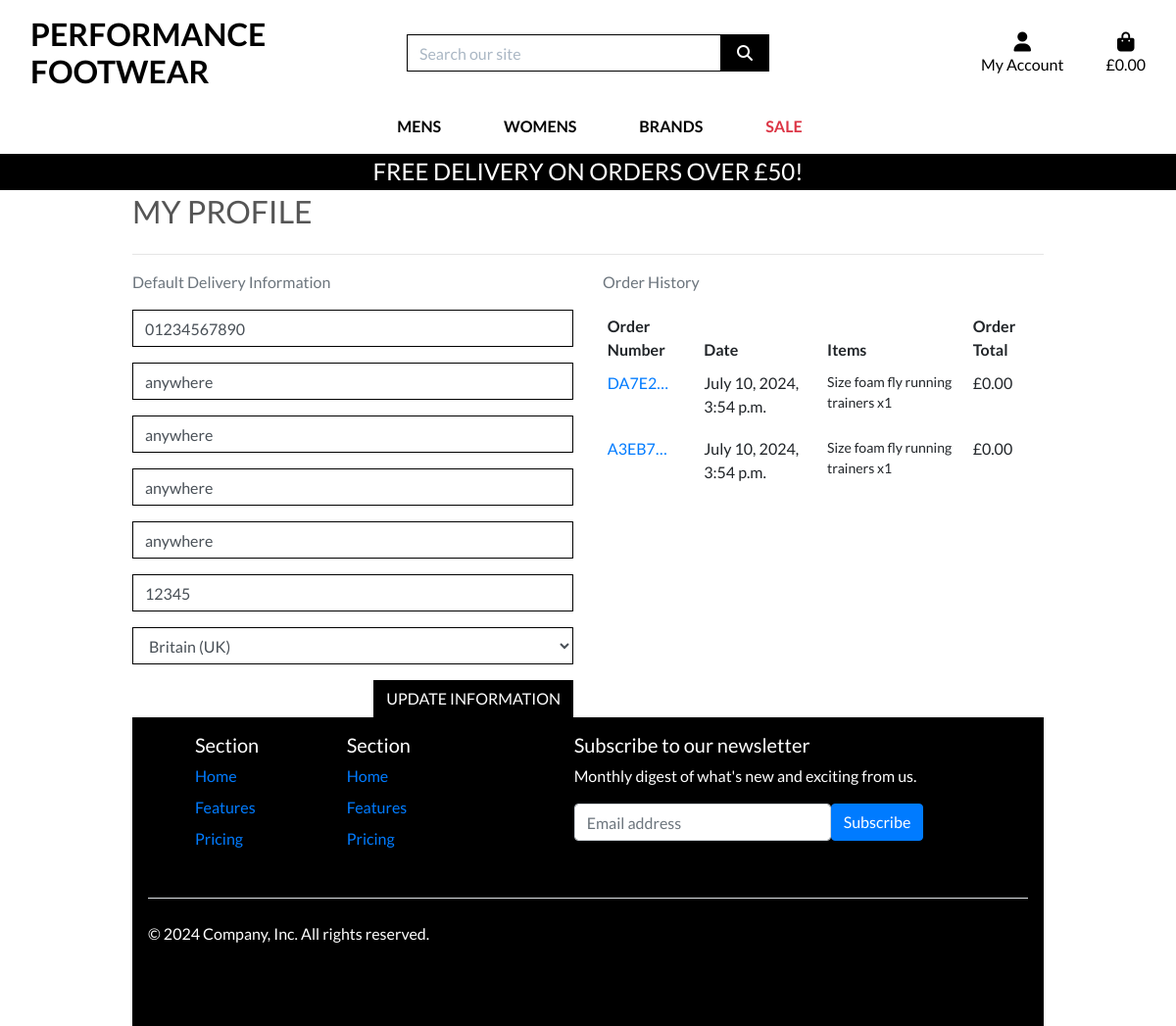
Page /profile/ (signed in) on the earlier database version.
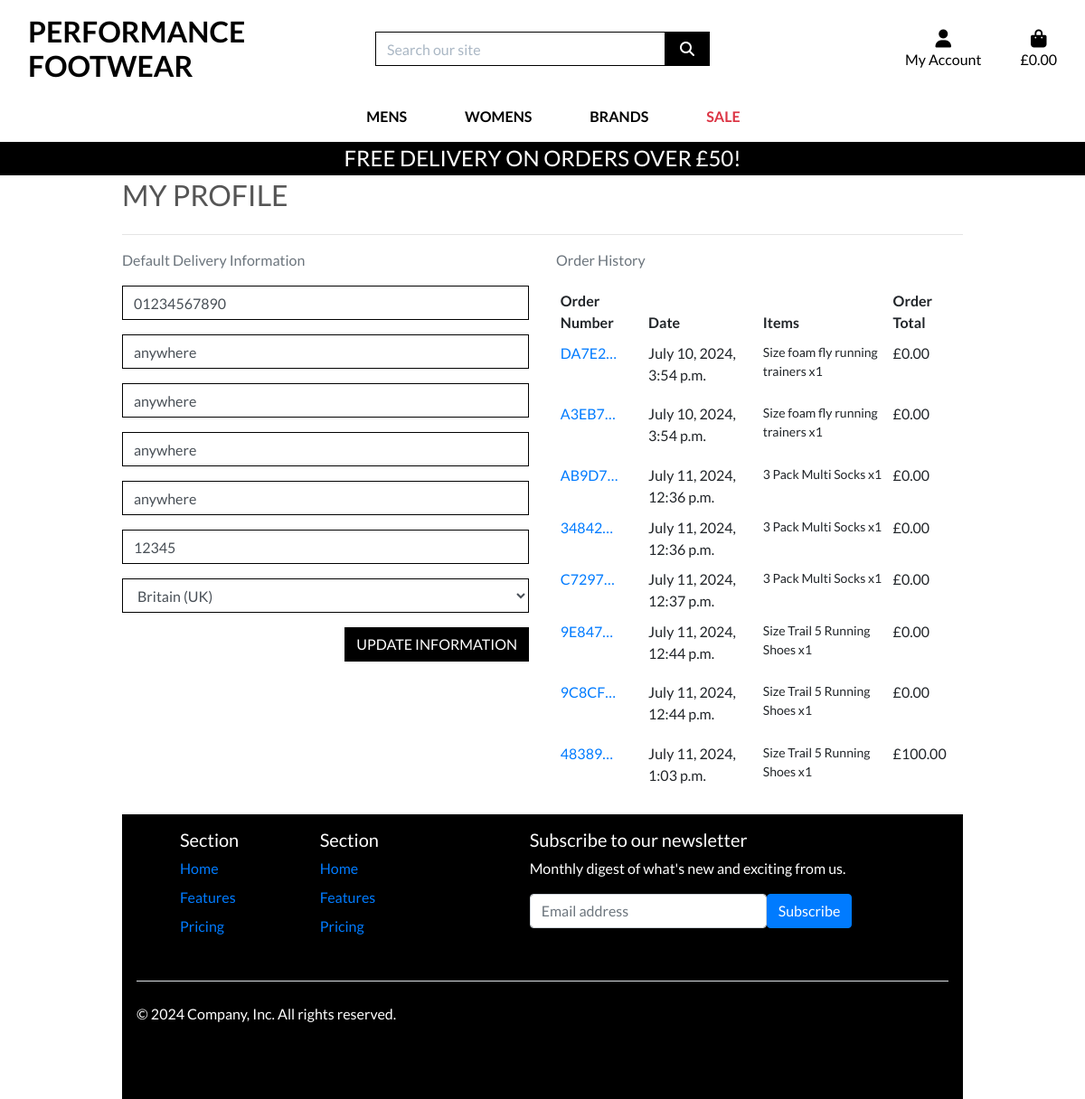
Same page on the later database version.
### checkout/models.py (models this page shows, shortened)
class Order(models.Model):
    order_number = models.CharField(max_length=32, null=False, editable=False)
    user_profile = models.ForeignKey(UserProfile, on_delete=models.SET_NULL,
                                      null=True, blank=True, related_name='orders')
    full_name = models.CharField(max_length=50, null=False, blank=False)
    email = models.EmailField(max_length=254, null=False, blank=False)
    phone_number = models.CharField(max_length=20, null=False, blank=False)
    country = CountryField(blank_label='Country *', null=False, blank=False)
    postcode = models.CharField(max_length=20, null=True, blank=True)
    town_or_city = models.CharField(max_length=40, null=False, blank=False)
    street_address1 = models.CharField(max_length=80, null=False, blank=False)
    street_address2 = models.CharField(max_length=80, null=True, blank=True)
    county = models.CharField(max_length=80, null=True, blank=True)
    date = models.DateTimeField(auto_now_add=True)
    delivery_cost = models.DecimalField(max_digits=6, decimal_places=2, null=False, default=0)
    order_total = models.DecimalField(max_digits=10, decimal_places=2, null=False, default=0)
    grand_total = models.DecimalField(max_digits=10, decimal_places=2, null=False, default=0)
    original_bag = models.TextField(null=False, blank=False, default='')
    stripe_pid = models.CharField(max_length=254, null=False, blank=False, default='')

class OrderLineItem(models.Model):
    order = models.ForeignKey(Order, null=False, blank=False, on_delete=models.CASCADE, related_name='lineitems')
    product = models.ForeignKey(Product, null=False, blank=False, on_delete=models.CASCADE)
    product_size = models.CharField(max_length=2, null=True, blank=True)
    quantity = models.IntegerField(null=False, blank=False, default=0)
    lineitem_total = models.DecimalField(max_digits=6, decimal_places=2, null=False, blank=False, editable=False)
    product_variant = models.ForeignKey(ProductVariant, null=True, blank=True, on_delete=models.CASCADE)

### products/models.py (models this page shows, shortened)
class Product(models.Model):
    GENDER_CHOICES = [
        ('men', 'men'),
        ('women', 'women'),
    ]
    category = models.ForeignKey('Category', null=True,
                                 blank=True, on_delete=models.SET_NULL)
    sku = models.CharField(max_length=254, null=True, blank=True)
    name = models.CharField(max_length=254)
    description = models.TextField()
    has_sizes = models.BooleanField(default=False, null=True, blank=True)
    price = models.DecimalField(max_digits=6, decimal_places=2)
    sale_price = models.DecimalField(max_digits=10, decimal_places=2,
                                     null=True, blank=True)
    rating = models.DecimalField(max_digits=6, decimal_places=2,
                                 null=True, blank=True)
    image_url = models.URLField(max_length=1024, null=True, blank=True)
    image = models.ImageField(null=True, blank=True)
    brand = models.ForeignKey("Brand", null=True, blank=True,
                              on_delete=models.SET_NULL)
    on_sale = models.BooleanField(default=False)
    created_on = models.DateField(default=timezone.now)
    average_rating = models.DecimalField(max_digits=6, decimal_places=2,
                                         null=True, blank=True)
    gender = models.CharField(max_length=10, choices=GENDER_CHOICES,
                              null=True, blank=True)
    materials = models.TextField(null=True, blank=True)
    country_origin = CountryField(blank_label='Country *', null=False, blank=False)

### profiles/views.py (the view)
# urls.py: path('profile/', include('profiles.urls')),
@login_required
def profile(request):
    profile = get_object_or_404(UserProfile, user=request.user)
    if request.method == 'POST':
        form = UserProfileForm(request.POST, instance=profile)
        if form.is_valid():
            form.save()
            messages.success(request, 'Profile updated successfully')
        else:
            messages.error(request, 'Update failed. Please ensure the form is valid.')
    else:
        form = UserProfileForm(instance=profile)
    orders = profile.orders.all()
    template = 'profiles/profile.html'
    context = {
        'form': form,
        'orders': orders,
        'on_profile_page': True
    }
    return render(request, template, context)

### profiles/forms.py
class UserProfileForm(forms.ModelForm):
    class Meta:
        model = UserProfile
        exclude = ('user',)
    def __init__(self, *args, **kwargs):
        super().__init__(*args, **kwargs)
        placeholders = {
            'default_phone_number': 'Phone Number',
            'default_postcode': 'Postal Code',
            'default_town_or_city': 'Town or City',
            'default_street_address1': 'Street Address 1',
            'default_street_address2': 'Street Address 2',
            'default_county': 'County, State or Locality',
        }
        self.fields['default_phone_number'].widget.attrs['autofocus'] = True
        for field in self.fields:
            if field != 'default_country':
                if self.fields[field].required:
                    placeholder = f'{placeholders[field]} *'
                else:
                    placeholder = placeholders[field]
                self.fields[field].widget.attrs['placeholder'] = placeholder
            self.fields[field].widget.attrs['class'] = 'border-black rounded-0 profile-form-input'
            self.fields[field].label = False

### profiles/templates/profiles/profile.html (shortened to what this page needs)
{% extends "base.html" %}
{% load static %}
{% block extra_css %}
    <link rel="stylesheet" href="{% static 'profiles/css/profile.css' %}">
{% endblock %}
{% block page_header %}
    <div class="container header-container">
    </div>
{% endblock %}
{% block content %}
    <div class="overlay"></div>
    <div class="container">
        <div class="row">
            <div class="col">
                <h2 class="logo-font mb-4">My Profile</h2>
                <hr>
            </div>
        </div>
        <div class="row">
            <div class="col-12 col-lg-6">
                <p class="text-muted">Default Delivery Information</p>
                <form class="mt-3" action="{% url 'profile' %}" method="POST" id="profile-update-form">
                    {{ form|crispy }}
                    <button class="btn btn-black rounded-0 text-uppercase float-right">Update Information</button>
                </form>
            </div>
            <div class="col-12 col-lg-6">
                <p class="text-muted">Order History</p>
                <div class="order-history table-responsive">
                    <table class="table table-sm table-borderless">
                        <thead>
                            <tr>
                                <th>Order Number</th>
                                <th>Date</th>
                                <th>Items</th>
                                <th>Order Total</th>
                            </tr>
                        </thead>
                        <tbody>
                            {% for order in orders %}
                                <tr>
                                    <td>
                                        <a href="{% url 'order_history' order.order_number %}"
                                        title="{{ order.order_number }}">
                                            {{ order.order_number|truncatechars:6 }}
                                        </a>
                                    </td>
                                    <td>{{ order.date }}</td>
                                    <td>
                                        <ul class="list-unstyled">
                                            {% for item in order.lineitems.all %}
                                                <li class="small">
                                                    {% if item.product.has_sizes %}
                                                        Size {{ item.product.size|upper }}
                                                    {% endif %}{{ item.product.name }} x{{ item.quantity }}
                                                </li>
                                            {% endfor %}
                                        </ul>
                                    </td>
                                    <td>£{{ order.grand_total }}</td>
                                </tr>
                            {% endfor %}
                        </tbody>
                    </table>
                </div>
            </div>
        </div>
{% endblock %}

Differences in the rows shown:
added Order: order_number "AB9D7…", date "July 11, 2024, 12:36 p.m.", grand_total "0.00"
added OrderLineItem: product.name "3 Pack Multi Socks", quantity "1", shown under "AB9D7…"
added Order: order_number "34842…", date "July 11, 2024, 12:36 p.m.", grand_total "0.00"
added OrderLineItem: product.name "3 Pack Multi Socks", quantity "1", shown under "34842…"
added Order: order_number "C7297…", date "July 11, 2024, 12:37 p.m.", grand_total "0.00"
added OrderLineItem: product.name "3 Pack Multi Socks", quantity "1", shown under "C7297…"
added Order: order_number "9E847…", date "July 11, 2024, 12:44 p.m.", grand_total "0.00"
added OrderLineItem: product.name "Trail 5 Running Shoes", quantity "1", shown under "9E847…"
added Order: order_number "9C8CF…", date "July 11, 2024, 12:44 p.m.", grand_total "0.00"
added OrderLineItem: product.name "Trail 5 Running Shoes", quantity "1", shown under "9C8CF…"
added Order: order_number "48389…", date "July 11, 2024, 1:03 p.m.", grand_total "100.00"
added OrderLineItem: product.name "Trail 5 Running Shoes", quantity "1", shown under "48389…"
